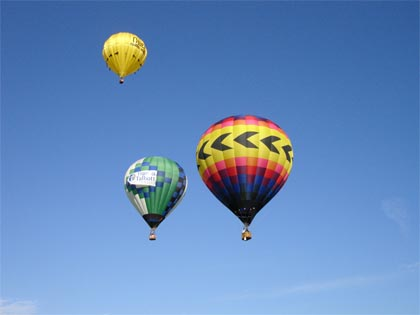
#> input picture media/trac_images/stormy100.jpg, 420 x 315 px
$ python test.py
#> lines starting #> are read from the running program, lines starting #| are printed output that depends on the picture
from PIL import Image
import ImageFont, ImageDraw, ImageOps

im=Image.open("stormy100.jpg")
#> im is the input picture: PIL image 420x315 RGB; mean R, G, B 101.2, 138.5, 188.8

f = ImageFont.load_default()
txt=Image.new('L', (500,50))
#> txt: PIL image 500x50 L; every value is 0
d = ImageDraw.Draw(txt)
d.text( (0, 0), "Someplace Near Boulder",  font=f, fill=255)
w=txt.rotate(17.5,  expand=1)
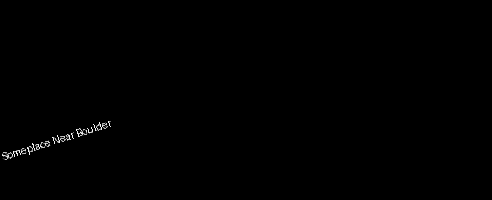
#> w: PIL image 492x200 L; min 0, max 254, mean 0.7

im.paste( ImageOps.colorize(w, (0,0,0), (255,255,84)), (242,60),  w)
